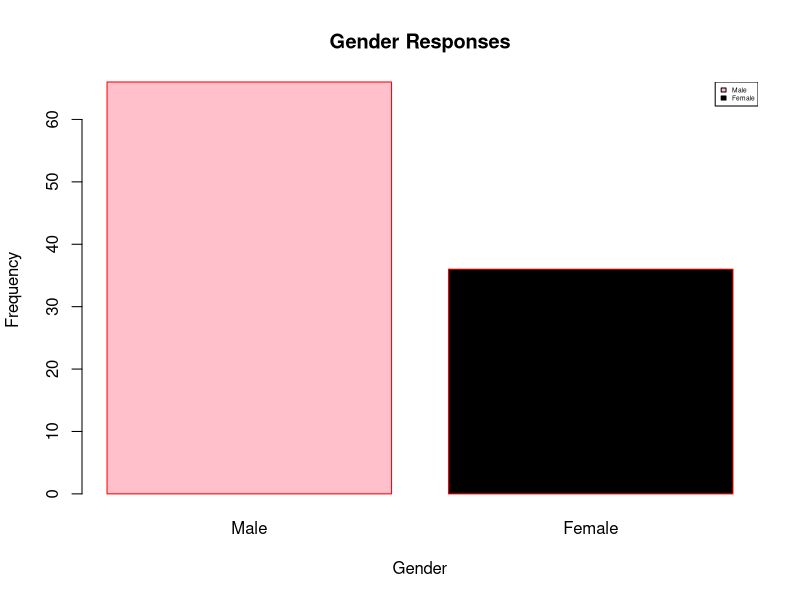

This figure's R source:
h <- c(66, 36)
m <- c("Male", "Female")

barplot(h, xlab = "Gender", ylab = "Frequency", main = "Gender Responses",
        names.arg = m, border = "red", col = c('pink', 'black'))
legend("topright", m, cex = 0.4, fill = c('pink', 'black'))